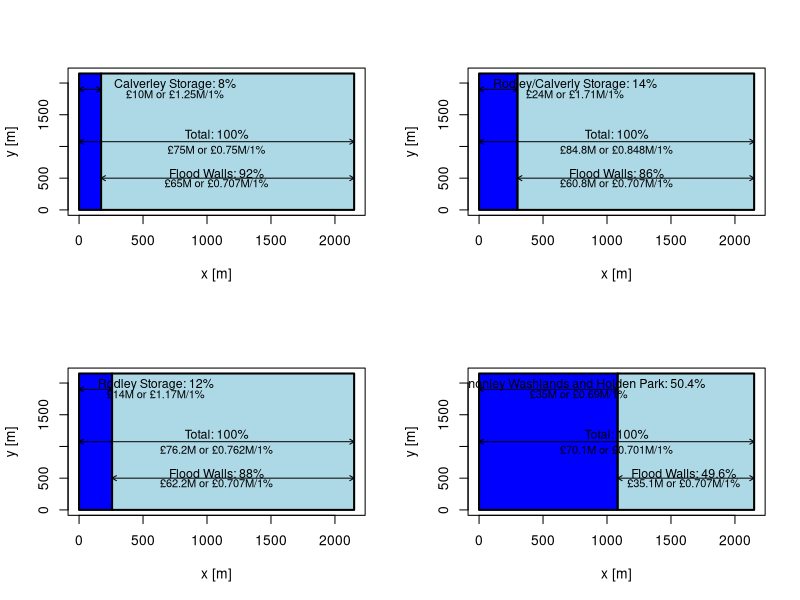

The R script that drew this image:
par(mfcol = c(2,2))
plot(1, type="n", xlab="x [m]", ylab="y [m]", xlim=c(0,2150), ylim=c(0,2150))
rect(xleft=0, ybottom=0, xright=172, ytop=2150, lwd=2, col = "blue")
rect(xleft=172, ybottom=0, xright=2150, ytop=2150, col="lightblue", lwd=2)
arrows(x0=0, y0=1075, x1=2150, y1=1075, length = 0.05, code=3)
arrows(x0=172, y0=500, x1=2150, y1=500, length = 0.05, code=3)
text(x=1075, y=1200, label="Total: 100%", cex = 0.9)
text(x=1075, y=950, label="£75M or £0.75M/1%", cex = 0.8)
text(x=1075, y=580, label="Flood Walls: 92%", cex=0.9)
text(x=1075, y=420, label="£65M or £0.707M/1%", cex=0.8)
arrows(x0=0, y0=1900, x1=172, y1=1900, length = 0.05, code=3)
text(x=750, y=1975, label="Calverley Storage: 8%", cex=0.9)
text(x=750, y=1825, label="£10M or £1.25M/1%", cex=0.8)

plot(1, type="n", xlab="x [m]", ylab="y [m]", xlim=c(0,2150), ylim=c(0,2150))
rect(xleft=0, ybottom=0, xright=258, ytop=2150, lwd=2, col = "blue")
rect(xleft=258, ybottom=0, xright=2150, ytop=2150, col="lightblue", lwd=2)
arrows(x0=0, y0=1075, x1=2150, y1=1075, length = 0.05, code=3)
arrows(x0=258, y0=500, x1=2150, y1=500, length = 0.05, code=3)
text(x=1075, y=1200, label="Total: 100%", cex = 0.9)
text(x=1075, y=950, label="£76.2M or £0.762M/1%", cex = 0.8)
text(x=1075, y=580, label="Flood Walls: 88%", cex=0.9)
text(x=1075, y=420, label="£62.2M or £0.707M/1%", cex=0.8)
arrows(x0=0, y0=1900, x1=258, y1=1900, length = 0.05, code=3)
text(x=600, y=1975, label="Rodley Storage: 12%", cex=0.9)
text(x=600, y=1825, label="£14M or £1.17M/1%", cex=0.8)

plot(1, type="n", xlab="x [m]", ylab="y [m]", xlim=c(0,2150), ylim=c(0,2150))
rect(xleft=0, ybottom=0, xright=301, ytop=2150, lwd=2, col = "blue")
rect(xleft=301, ybottom=0, xright=2150, ytop=2150, col="lightblue", lwd=2)
arrows(x0=0, y0=1075, x1=2150, y1=1075, length = 0.05, code=3)
arrows(x0=301, y0=500, x1=2150, y1=500, length = 0.05, code=3)
text(x=1075, y=1200, label="Total: 100%", cex = 0.9)
text(x=1075, y=950, label="£84.8M or £0.848M/1%", cex = 0.8)
text(x=1075, y=580, label="Flood Walls: 86%", cex=0.9)
text(x=1075, y=420, label="£60.8M or £0.707M/1%", cex=0.8)
arrows(x0=0, y0=1900, x1=301, y1=1900, length = 0.05, code=3)
text(x=750, y=1975, label="Rodley/Calverly Storage: 14%", cex=0.9)
text(x=750, y=1825, label="£24M or £1.71M/1%", cex=0.8)

plot(1, type="n", xlab="x [m]", ylab="y [m]", xlim=c(0,2150), ylim=c(0,2150))
rect(xleft=0, ybottom=0, xright=1084, ytop=2150, lwd=2, col = "blue")
rect(xleft=1084, ybottom=0, xright=2150, ytop=2150, col="lightblue", lwd=2)
arrows(x0=0, y0=1075, x1=2150, y1=1075, length = 0.05, code=3)
arrows(x0=1084, y0=500, x1=2150, y1=500, length = 0.05, code=3)
text(x=1075, y=1200, label="Total: 100%", cex = 0.9)
text(x=1075, y=950, label="£70.1M or £0.701M/1%", cex = 0.8)
text(x=1600, y=580, label="Flood Walls: 49.6%", cex=0.9)
text(x=1600, y=420, label="£35.1M or £0.707M/1%", cex=0.8)
arrows(x0=0, y0=1900, x1=1084, y1=1900, length = 0.05, code=3)
text(x=780, y=1975, label="Cononley Washlands and Holden Park: 50.4%", cex=0.9)
text(x=780, y=1825, label="£35M or £0.69M/1%", cex=0.8)

